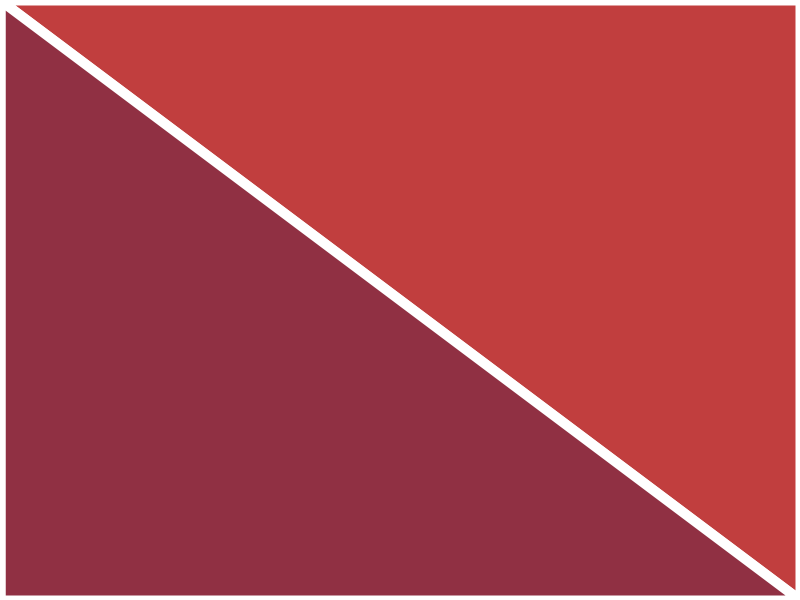
Frame 1 (no input)
Frame 60 (the mouse pressed at the canvas centre just before this capture): identical to frame 1, image omitted
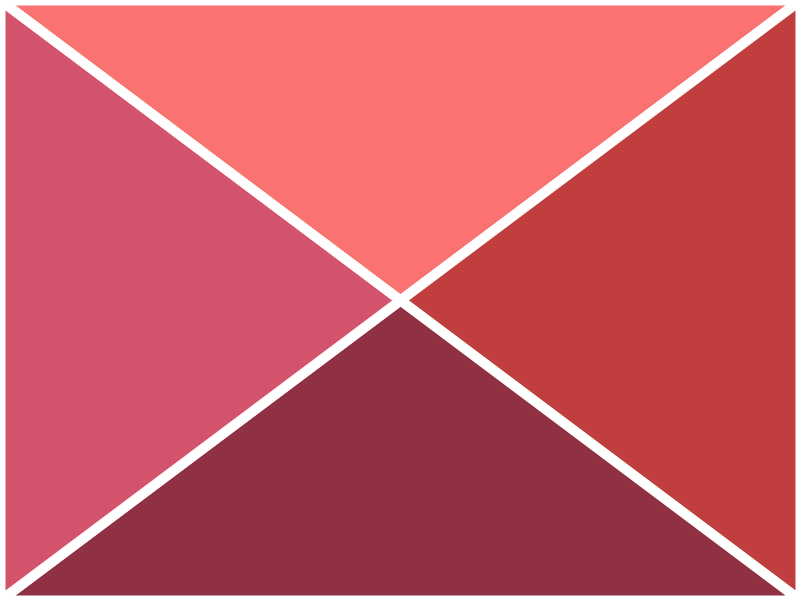
Frame 120 (the mouse held since frame 60 and released just before this capture)

The Processing sketch that drew these frames (run headless with seeded random() and noise(); from frame 60 on, the mouse is pressed at the canvas centre):

// Processing sketch: input2
// ── input2.pde
void setup() {
  size (800, 600);
  strokeWeight(10);
  stroke(255, 255, 255);
}

void draw() {
  background(255, 255, 255);

  fill(#FA7272);
  triangle(0, 0, width, 0, mouseX, mouseY);

  fill(#C13E3E);
  triangle(width, 0, width, height, mouseX, mouseY);

  fill(#903043);
  triangle(width, height, 0, height, mouseX, mouseY);

  fill(#D3536D);
  triangle(0, 0, 0, height, mouseX, mouseY);
}
